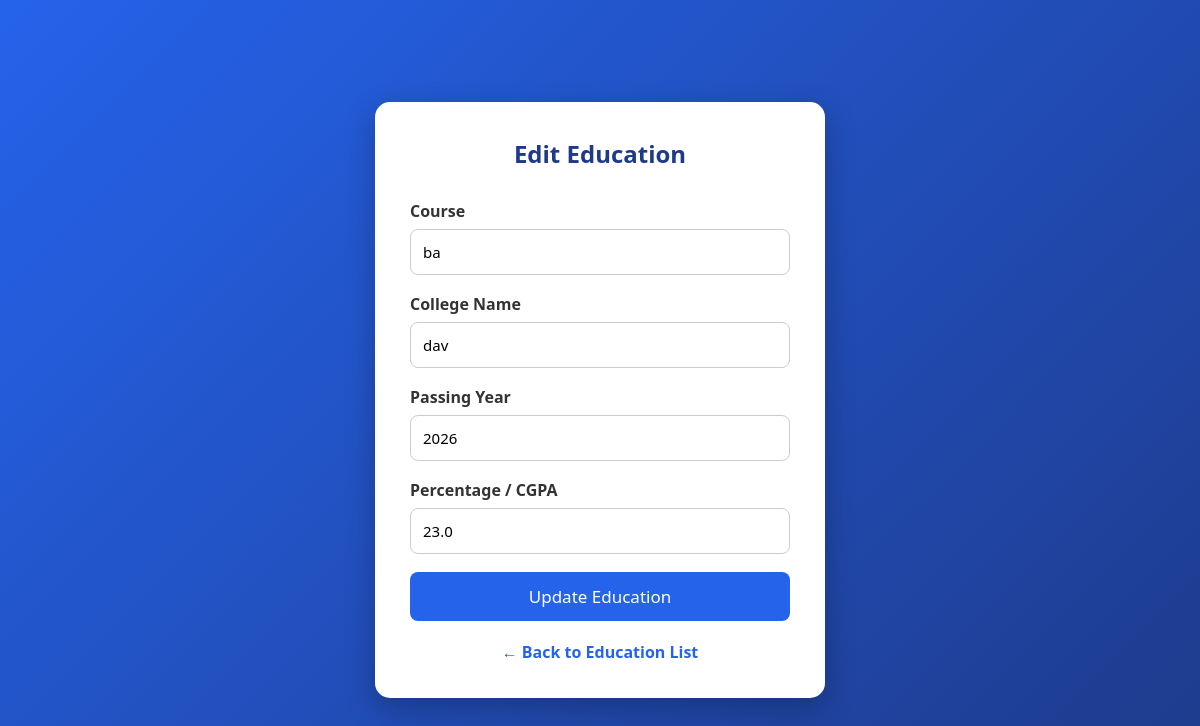
/jobseeker/education/edit/10/ (signed in), run on the app's committed database.
### jobseeker/models.py (models this page shows, shortened)
class Education(models.Model):
    jobseeker=models.ForeignKey(Jobseekerreg,on_delete=models.CASCADE)
    course=models.CharField(max_length=100)
    college=models.CharField(max_length=100)
    passing_year=models.IntegerField()
    percentage=models.FloatField()

### jobseeker/views.py (the view, shortened to what this page needs)
# urls.py: path("education/edit/<int:id>/",views.editeducation,name="editeducation"),
def editeducation(request, id):
    if "jsid" not in request.session:
        return redirect("jobseekerlogin")
    education = Education.objects.get(id=id)
    context = {
        "education": education
    }
    return render(
        request,
        "jobseeker/editeducation.html",
        context
    )

### jobseeker/templates/jobseeker/editeducation.html (shortened to what this page needs)
<!DOCTYPE html>
<html lang="en">
<head>
</head>
<body>
<div class="container">
    <h2>Edit Education</h2>
    <form method="post">
        <div class="form-group">
            <label>Course</label>
            <input
                type="text"
                name="course"
                value="{{ education.course }}"
                required>
        </div>
        <div class="form-group">
            <label>College Name</label>
            <input
                type="text"
                name="college"
                value="{{ education.college }}"
                required>
        </div>
        <div class="form-group">
            <label>Passing Year</label>
            <input
                type="number"
                name="passing_year"
                value="{{ education.passing_year }}"
                required>
        </div>
        <div class="form-group">
            <label>Percentage / CGPA</label>
            <input
                type="text"
                name="percentage"
                value="{{ education.percentage }}"
                required>
        </div>
        <button type="submit" class="btn">
            Update Education
        </button>
    </form>
    <div class="back">
        <a href="{% url 'vieweducation' %}">
            ← Back to Education List
        </a>
    </div>
</div>
</body>
</html>

### jobseeker/templates/jobseeker/editeducation.html (style rules this page uses)
* { margin:0; padding:0; box-sizing:border-box; font-family:'Segoe UI',sans-serif; }
body { background:linear-gradient(135deg,#2563eb,#1e3a8a); display:flex; justify-content:center; align-items:center; min-height:100vh; }
.container { width:450px; background:#fff; padding:35px; border-radius:15px; box-shadow:0 10px 30px rgba(0,0,0,.25); }
.container h2 { text-align:center; color:#1e3a8a; margin-bottom:30px; }
.form-group { margin-bottom:18px; }
.form-group label { display:block; margin-bottom:7px; font-weight:600; color:#333; }
.form-group input { width:100%; padding:12px; border:1px solid #ccc; border-radius:8px; font-size:15px; transition:.3s; }
.btn { width:100%; padding:13px; border:none; border-radius:8px; background:#2563eb; color:white; font-size:17px; cursor:pointer; transition:.3s; }
.back { text-align:center; margin-top:20px; }
.back a { text-decoration:none; color:#2563eb; font-weight:600; }

### data on the page
Education: course "ba", college "dav", passing_year "2026", percentage "23.0"
